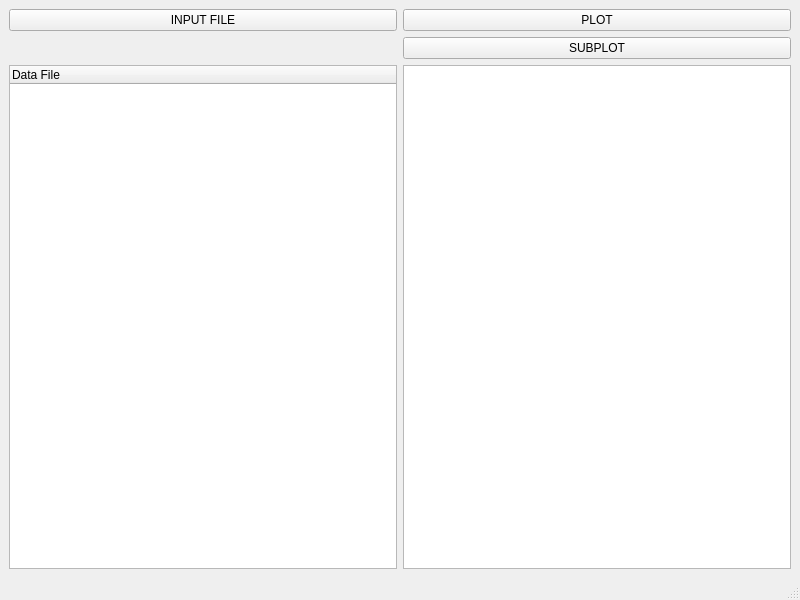
<?xml version="1.0" encoding="UTF-8"?>
<ui version="4.0">
 <class>MainWindow</class>
 <widget class="QMainWindow" name="MainWindow">
  <property name="geometry">
   <rect>
    <x>0</x>
    <y>0</y>
    <width>800</width>
    <height>600</height>
   </rect>
  </property>
  <property name="windowTitle">
   <string>MainWindow</string>
  </property>
  <widget class="QWidget" name="centralwidget">
   <layout class="QGridLayout" name="gridLayout">
    <item row="3" column="0">
     <widget class="QTreeWidget" name="treeWidget">
      <property name="contextMenuPolicy">
       <enum>Qt::CustomContextMenu</enum>
      </property>
      <column>
       <property name="text">
        <string>Data File</string>
       </property>
      </column>
     </widget>
    </item>
    <item row="1" column="1">
     <widget class="QPushButton" name="pushButton_2">
      <property name="text">
       <string>PLOT</string>
      </property>
     </widget>
    </item>
    <item row="1" column="0">
     <widget class="QPushButton" name="pushButton">
      <property name="text">
       <string>INPUT FILE</string>
      </property>
     </widget>
    </item>
    <item row="3" column="1">
     <widget class="QTextBrowser" name="textBrowser"/>
    </item>
    <item row="2" column="1">
     <widget class="QPushButton" name="pushButton_3">
      <property name="text">
       <string>SUBPLOT</string>
      </property>
     </widget>
    </item>
   </layout>
  </widget>
  <widget class="QMenuBar" name="menubar">
   <property name="geometry">
    <rect>
     <x>0</x>
     <y>0</y>
     <width>800</width>
     <height>23</height>
    </rect>
   </property>
  </widget>
  <widget class="QStatusBar" name="statusbar"/>
 </widget>
 <resources/>
 <connections>
  <connection>
   <sender>pushButton</sender>
   <signal>clicked()</signal>
   <receiver>MainWindow</receiver>
   <slot>read()</slot>
   <hints>
    <hint type="sourcelabel">
     <x>225</x>
     <y>54</y>
    </hint>
    <hint type="destinationlabel">
     <x>279</x>
     <y>279</y>
    </hint>
   </hints>
  </connection>
  <connection>
   <sender>treeWidget</sender>
   <signal>itemClicked(QTreeWidgetItem*,int)</signal>
   <receiver>MainWindow</receiver>
   <slot>getitem()</slot>
   <hints>
    <hint type="sourcelabel">
     <x>301</x>
     <y>212</y>
    </hint>
    <hint type="destinationlabel">
     <x>400</x>
     <y>371</y>
    </hint>
   </hints>
  </connection>
  <connection>
   <sender>pushButton_2</sender>
   <signal>clicked()</signal>
   <receiver>MainWindow</receiver>
   <slot>plot()</slot>
   <hints>
    <hint type="sourcelabel">
     <x>475</x>
     <y>39</y>
    </hint>
    <hint type="destinationlabel">
     <x>506</x>
     <y>25</y>
    </hint>
   </hints>
  </connection>
  <connection>
   <sender>pushButton_3</sender>
   <signal>clicked()</signal>
   <receiver>MainWindow</receiver>
   <slot>subplot()</slot>
   <hints>
    <hint type="sourcelabel">
     <x>540</x>
     <y>73</y>
    </hint>
    <hint type="destinationlabel">
     <x>792</x>
     <y>56</y>
    </hint>
   </hints>
  </connection>
 </connections>
 <slots>
  <slot>button_click()</slot>
  <slot>read()</slot>
  <slot>getitem()</slot>
  <slot>plot()</slot>
  <slot>subplot()</slot>
 </slots>
</ui>
